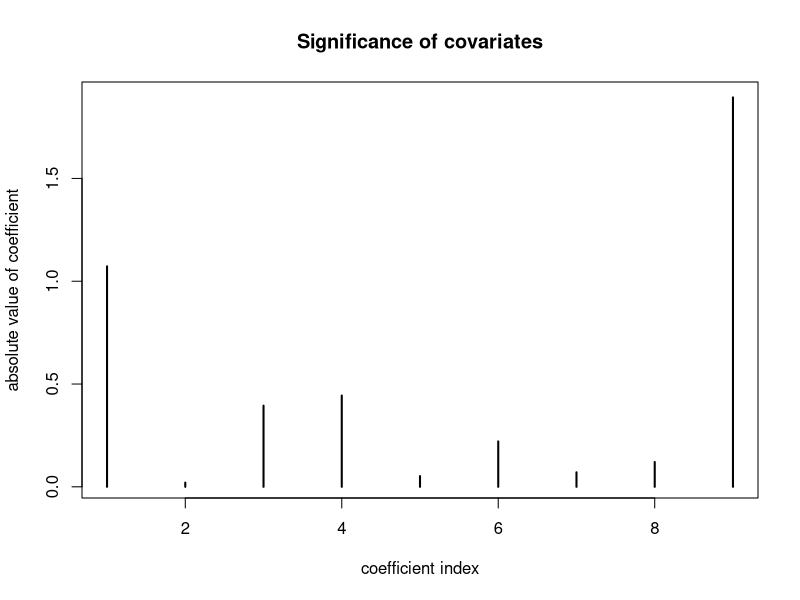

Here is the R script that generated this plot: (Note: this script raises an error after producing the figure.)
library(mvtnorm)

data <- read.table("eBayNumberOfBidderData.txt", header = TRUE)


########## A ##########

#The significance of a parameter is not governed by its estimated 
#absolute value, but by e.g. the p-value. Use e.g. summary(fit).

fit <- glm(nBids ~ 0 + ., data, family = poisson)

#Obtain p-values
p_values <- coef(summary(fit))[,4]
# Firstly, the p-value given for the Z-statistic would have to 
# be interpreted as how likely it is that a result as extreme or 
# more extreme than that observed would have occured under the 
# null hypothesis. I.e. 0.96 would in principle mean that the 
# data are providing very little evidence that the variable is 
# needed (while small values such as, say, 𝑝≤0.05
# would provide evidence for the likely relevance of the variable, 
# as pointed out by others already).

coeff <- fit$coefficients
plot(abs(coeff), type='h', 
     lwd=2, 
     xlab = "coefficient index", 
     main='Significance of covariates',
     ylab='absolute value of coefficient')

X <- as.matrix(data[,2:10])
## The most significant covariate is minBidShare. 

########## B ##########

# Your estimated beta values should be close to the ones from glm() if 
# you did it right. Double check this line:
# logLik <- logLik + y[i] * t(beta)%*%x[i,] - exp( t(beta)%*%x[i,] - log(factorial(y[i])))

sigmaPrior <- 100 * solve(t(X)%*%X)

logPois <- function(beta, y, x, ...) {
  # log likelihood of poisson model
  lmbda <- exp(x%*%t(beta))
  logLik <- sum(dpois(y, lmbda, log=TRUE), na.rm = TRUE)
  # log of prior
  logPrior <- dmvnorm(beta, mean = rep(0, 9), sigma = sigmaPrior, log=TRUE)
  # add 
  return(logLik + logPrior)
}

OptimResults<-optim(coeff,logPois,gr=NULL, y = data$nBids,x = X, method=c("BFGS"),control=list(fnscale=-1),hessian=TRUE)

postCov <- -solve(OptimResults$hessian)
st_div <- sqrt(diag(postCov))
betaMode <- OptimResults$par

########## C ##########
# Also plot the MCMC trajectories for the different betas. 
# Your results will be different when you fix 2b) also.

gaussianSample <- function(theta, sigma, c) {
  val <- rmvnorm(1, theta, c*sigma)
  return (val)
}

RWMSampler <- function(c, it, initBeta, fn, ...) {
  accRate <- 0
  sample <- c()
  prev <- gaussianSample(initBeta, postCov, c)
  for (i in 1:it) {
    candidate <- gaussianSample(prev, postCov, c)
    alpha <- min(1,exp(fn(prev, ...) - fn(candidate, ...)))
    u <- runif(1, 0, 1)
    if (alpha <= u) {
      print('hej')
      # accept candidate
      prev <- candidate
      accRate <- accRate + 1
      # as matrix
      sample <- rbind(sample, prev)
    }
  }
  return (sample)
}

## Här blir det knasigt.. 
sample <- RWMSampler(1,100,betaMode, logPois, data$nBids, X)
plot(sample[,1],
     sample[,2],
     type='l',
     xlab = expression(beta[1]),
     ylab = expression(beta[2]),
     main = expression("Samples of" ~ beta[1] ~ "and" ~ beta[2])
     )

# plot trajectoroies for different betas
traj_beta_1 = c()
for (i in 1:length(beta[1])) {
  if (i %% 2 == 0) {
    traj_beta_1 = c(traj_beta_1, mean(beta[i-1],beta[i]))
  }
}
plot(traj_beta_1)
